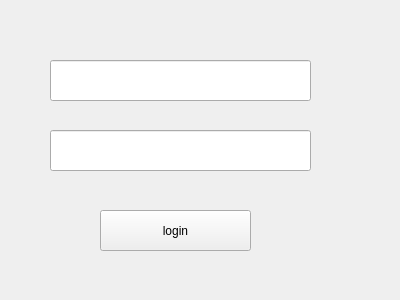
<?xml version="1.0" encoding="UTF-8"?>
<ui version="4.0">
 <class>Form</class>
 <widget class="QWidget" name="Form">
  <property name="geometry">
   <rect>
    <x>0</x>
    <y>0</y>
    <width>400</width>
    <height>300</height>
   </rect>
  </property>
  <property name="windowTitle">
   <string>Form</string>
  </property>
  <widget class="QLineEdit" name="lineEdit">
   <property name="geometry">
    <rect>
     <x>50</x>
     <y>60</y>
     <width>261</width>
     <height>41</height>
    </rect>
   </property>
  </widget>
  <widget class="QPushButton" name="pushButton">
   <property name="geometry">
    <rect>
     <x>100</x>
     <y>210</y>
     <width>151</width>
     <height>41</height>
    </rect>
   </property>
   <property name="text">
    <string>login</string>
   </property>
  </widget>
  <widget class="QLineEdit" name="lineEdit_2">
   <property name="geometry">
    <rect>
     <x>50</x>
     <y>130</y>
     <width>261</width>
     <height>41</height>
    </rect>
   </property>
  </widget>
 </widget>
 <resources/>
 <connections/>
</ui>
